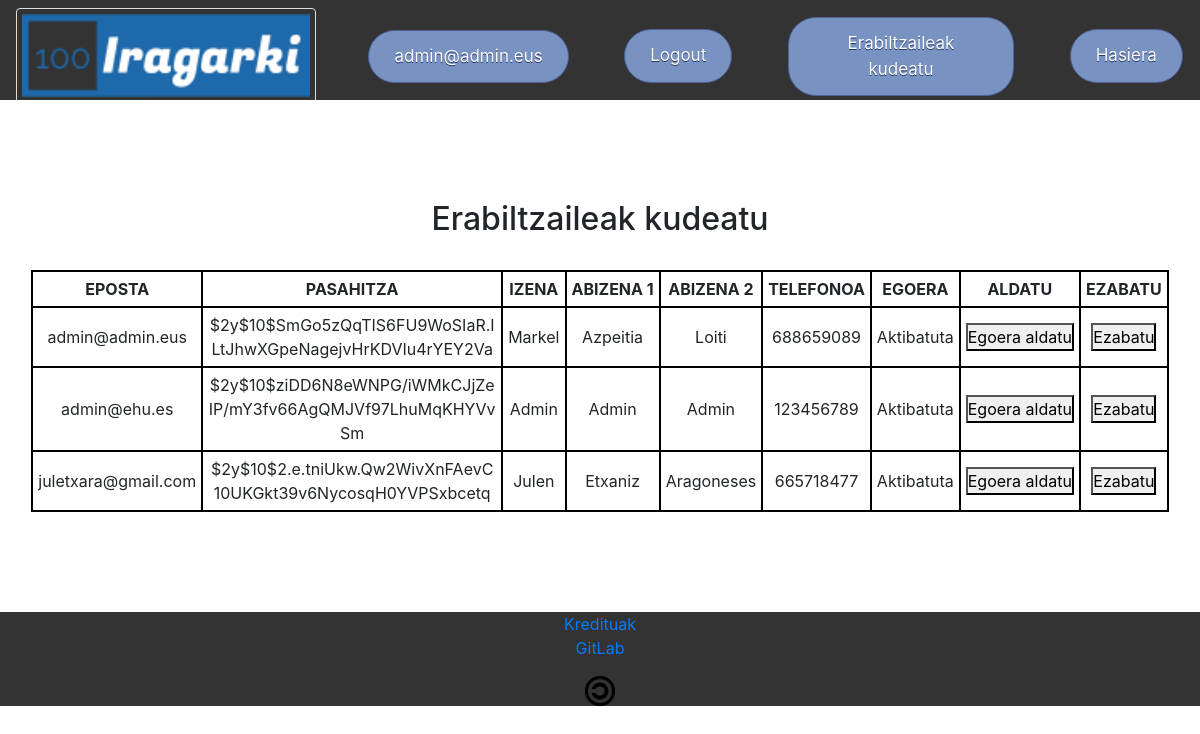
Screenshot of /php/HandlingAccounts.php (signed in) with the database file from the repository.
### tables this page shows
CREATE TABLE `users` (
  `email` varchar(100) NOT NULL,
  `password` varchar(100) NOT NULL,
  `name` varchar(100) NOT NULL,
  `surname1` varchar(100) NOT NULL,
  `surname2` varchar(100) NOT NULL,
  `telephone` int(11) NOT NULL,
  `banned` int(11) NOT NULL,
  `admin` int(11) NOT NULL
);

### php/HandlingAccounts.php (the view, shortened to what this page needs)
<!DOCTYPE html>
<html>
<head>
</head>
<body>
    <?php include '../php/Menus.php' ?>
    <div class="main">
        <div id="taula">
			<h2>Erabiltzaileak kudeatu</h2>
			<br>
            <?php
                include '../php/DbConfig.php';
				$esteka = mysqli_connect($zerbitzaria, $erabiltzailea, $gakoa, $db) or die("Errorea datu-baseko konexioan");
				$sql = "SELECT * FROM users";
				$emaitza = mysqli_query($esteka, $sql) or die("Errorea datu-baseko kontsultan");
				echo '<table> <thead> <tr> <th> EPOSTA </th>
            	<th> PASAHITZA </th> <th> IZENA </th>
            	<th> ABIZENA 1 </th> <th> ABIZENA 2 </th>
				<th> TELEFONOA </th> <th> EGOERA </th>
				<th> ALDATU </th> <th> EZABATU </th> </tr> </thead> <tbody>';
				while ($row = mysqli_fetch_array($emaitza, MYSQLI_ASSOC)) {
					echo '<tr> <td>'.$row['email'].'</td> <td style="word-wrap:break-word; max-width:300px">'.$row['password'].
					'</td> <td>'.$row['name'].'</td> <td>'.$row['surname1'].'</td> <td>'.$row['surname2'].'</td> <td>'.$row['telephone'].'</td>
					<td>'.banned($row['banned']).'</td> <td> <button class="aldatu">Egoera aldatu</button>
					</td> <td> <button class="ezabatu">Ezabatu</button> </td> </tr>';
				}
				echo '</tbody> </table>';
				function banned($banned) {
					return "Aktibatuta";
				}
            ?>
        </div>
	</div>
</body>
</html>

### styles/Style.css (style rules this page uses)
* { margin: 0; padding: 0; }
html { font-family: Roboto, sans-serif; }
body { margin: 0; background-color: #21ce77; }
footer { background: #333; text-align: center; }
table, th, td { border: 2px solid black; border-collapse: collapse; }
th, td { padding: 5px; }
div#taula { display: inline-block; }
.main { position: relative; width: 100%; display: inline-block; text-align: center; margin-top: 100px; }

### rows the page displays
users: email "admin@admin.eus", password "$2y$10$SmGo5zQqTIS6FU9WoSIaR.ILtJhwXGpeNagejvHrKDVIu4rYEY2Va", name "Markel", surname1 "Azpeitia", surname2 "Loiti", telephone "688659089", banned "Aktibatuta"
users: email "admin@ehu.es", password "$2y$10$ziDD6N8eWNPG/iWMkCJjZeIP/mY3fv66AgQMJVf97LhuMqKHYVvSm", name "Admin", surname1 "Admin", surname2 "Admin", telephone "123456789", banned "Aktibatuta"
users: email "juletxara@gmail.com", password "$2y$10$2.e.tniUkw.Qw2WivXnFAevC10UKGkt39v6NycosqH0YVPSxbcetq", name "Julen", surname1 "Etxaniz", surname2 "Aragoneses", telephone "665718477", banned "Aktibatuta"

### other values shown
$email "admin@admin.eus"
